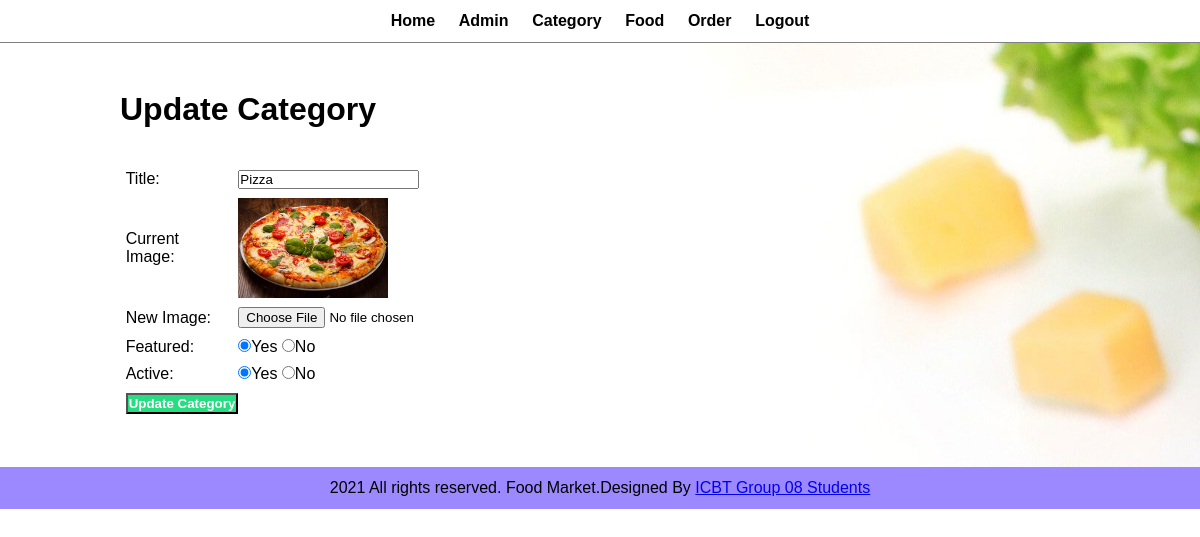
The app's page /foodmarket/admin/update-category.php?id=5 (signed in) with its own data.
### tables this page shows
CREATE TABLE `category` (
  `id` int(10) UNSIGNED NOT NULL,
  `title` varchar(150) NOT NULL,
  `image_name` varchar(255) NOT NULL,
  `featured` varchar(10) NOT NULL,
  `active` varchar(10) NOT NULL
);

### foodmarket/admin/update-category.php (the view, shortened to what this page needs)
<?php include('partials/menu.php');?>
<div class="main-content">
    <div class="wrapper">
        <h1>Update Category</h1>
    <?php
    if(isset($_GET['id']))
    {
       $id=$_GET['id'];
       $sql="SELECT * FROM category WHERE id=$id";
       $res=mysqli_query($conn, $sql);
       $count=mysqli_num_rows($res);
       if($count==1)
       {
           $row=mysqli_fetch_assoc($res);
           $title=$row['title'];
           $current_image=$row['image_name'];
           $featured=$row['featured'];
           $active=$row['active'];
       }
       else
       {
           $_SESSION['no-category-found']="<div class='error'>Category not Found</div>";
           header('location:'.HOMEURL.'admin/manage-category.php');
       }
    }
    else
    {
        header('location:'.HOMEURL.'admin/manage-category.php');
    }
    ?>
    <form action="" method="POST" enctype="multipart/form-data">
        <table class="tbl-30">
            <tr>
                <td>Title:</td>
                <td>
                    <input type="text" name="title" value="<?php echo $title;?>">
                </td>
            </tr>
            <tr>
                <td>Current Image:</td>
                <td>
                    <?php
                    if($current_image != "")
                    {
                        ?>
                        <img src="<?php echo HOMEURL; ?>images/category/<?php echo $current_image; ?>" width=150px>
                        <?php
                    }
                    else
                    {
                        echo "<div class='error'>Image not added</div>";
                    }
                     ?>
                </td>
            </tr>
            <tr>
                <td>New Image:</td>
                <td>
                    <input type="file" name="image">
                </td>
            </tr>
            <tr>
                <td>Featured:</td>
                <td>
                    <input <?php if($featured=="Yes"){echo "checked";} ?> type="radio" name="featured" value="Yes">Yes
                    <input <?php if($featured=="No"){echo "checked";} ?> type="radio" name="featured" value="No">No
                </td>
            </tr>
            <tr>
                <td>Active:</td>
                <td>
                    <input <?php if($active=="Yes"){echo "checked";} ?> type="radio" name="active" value="Yes">Yes
                    <input <?php if($active=="No"){echo "checked";} ?> type="radio" name="active" value="No">No
                </td>
            </tr>
            <tr>
                <td>
                    <input type="submit" name="submit" value="Update Category" class="btn-secondary">
                </td>
            </tr>
    </table>
    </form>
    </div>
</div>
<?php include('partials/footer.php');?>

### foodmarket/css/admin.css (style rules this page uses)
* { margin: 0; padding: 0; font-family: Arial, Helvetica, sans-serif; }
.wrapper { padding: 1%; width: 80%; margin: 0 auto; }
.tbl-30 { width: 30%; }
table tr td { padding: 1%; }
.btn-secondary { background-color: #26de81; padding: 1%; color: white; text-decoration: none; font-weight: bold; }
.main-content { background-image: url('../images/background.jpg'); padding: 3% 0; }

### records on screen
category: title "Pizza", image_name (picture), featured "☑", active "☑"
